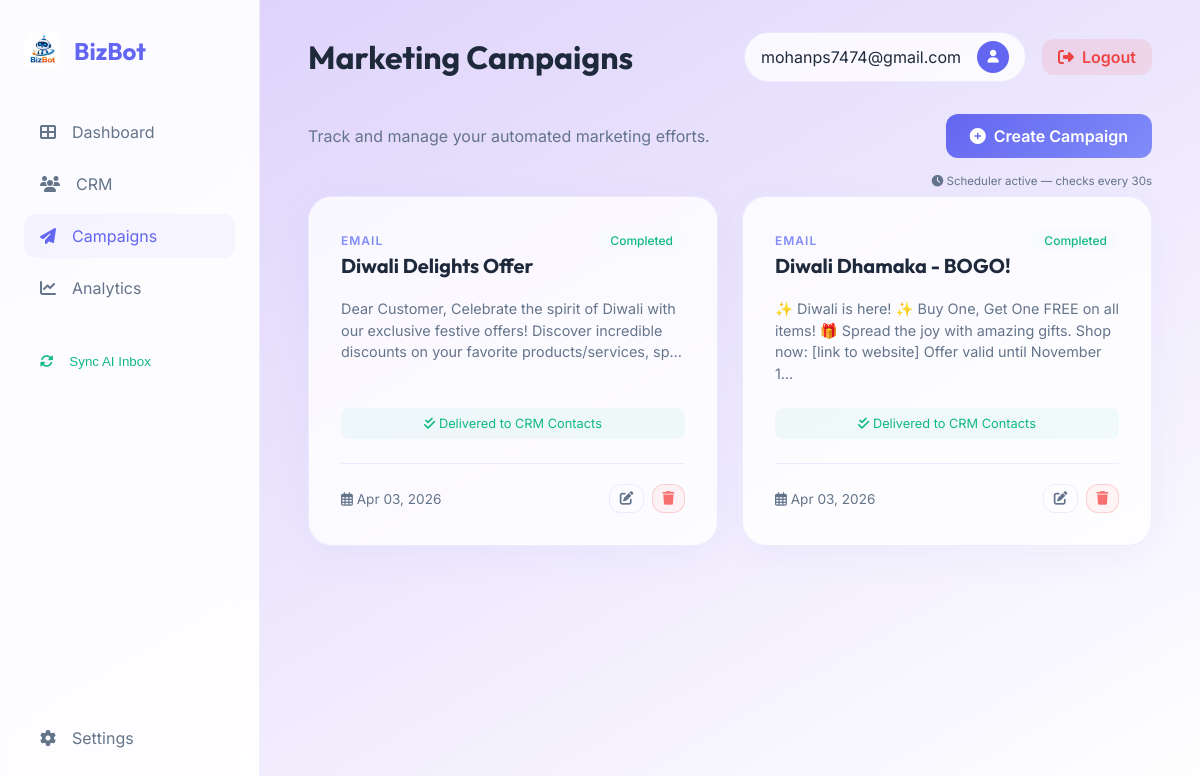
The app's page /campaigns/ (signed in), older data.
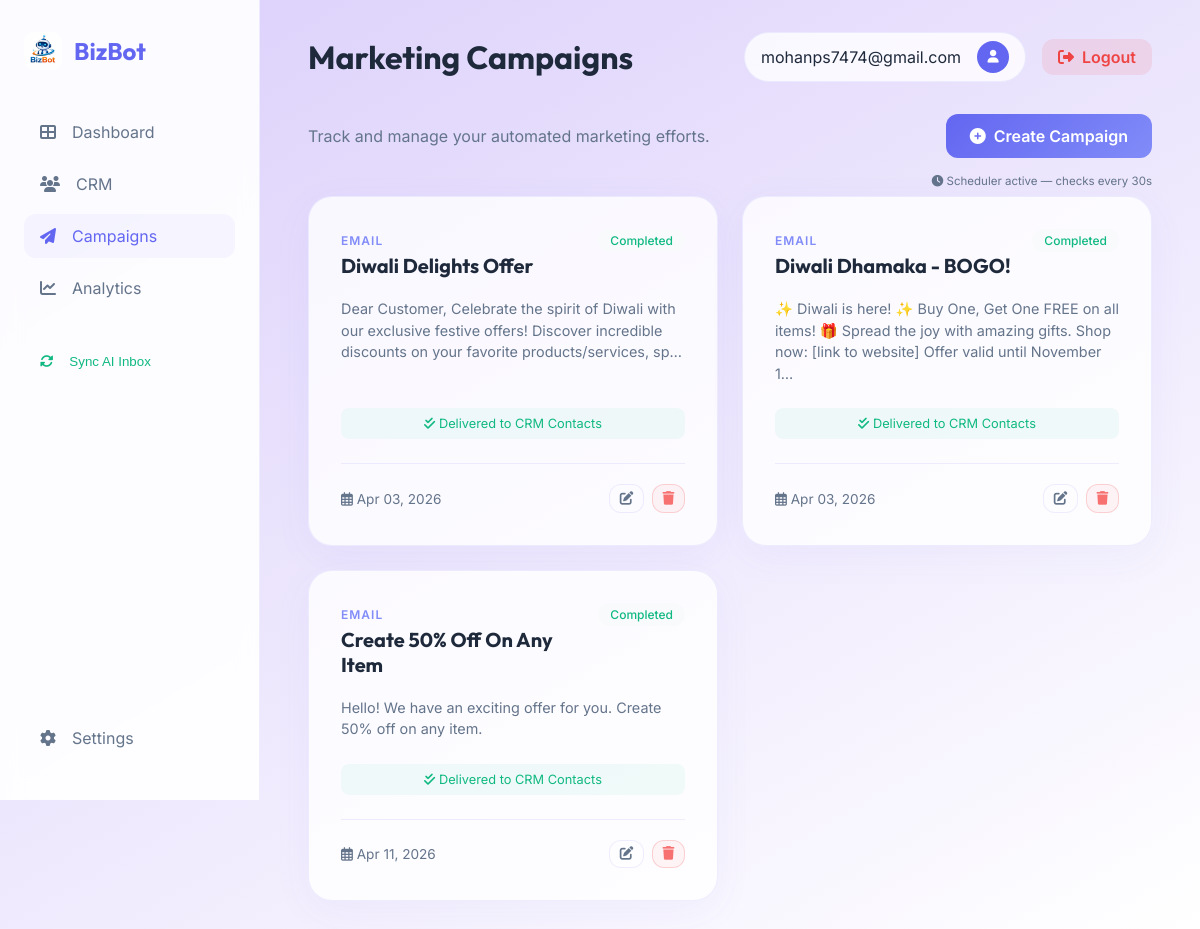
The same page, newer data.
### campaigns/models.py (models this page shows, shortened)
class Campaign(models.Model):
    CHANNEL_CHOICES = [
        ('EMAIL', 'Email'),
        ('SMS', 'SMS'),
        ('WHATSAPP', 'WhatsApp'),
    ]
    STATUS_CHOICES = [
        ('DRAFT', 'Draft'),
        ('SCHEDULED', 'Scheduled'),
        ('RUNNING', 'Running'),
        ('COMPLETED', 'Completed'),
        ('FAILED', 'Failed'),
    ]
    name = models.CharField(max_length=200)
    channel = models.CharField(max_length=20, choices=CHANNEL_CHOICES)
    content = models.TextField(help_text="The message template or content")
    schedule_time = models.DateTimeField(null=True, blank=True)
    status = models.CharField(max_length=20, choices=STATUS_CHOICES, default='DRAFT')
    created_at = models.DateTimeField(auto_now_add=True)

### campaigns/views.py (the view)
# urls.py: path('', views.campaign_list, name='campaign_list'),
@login_required
def campaign_list(request):
    campaigns = Campaign.objects.all()
    return render(request, 'campaigns/campaign_list.html', {'campaigns': campaigns})

### templates/campaigns/campaign_list.html (shortened to what this page needs)
{% extends 'base.html' %}
{% block page_title %}Marketing Campaigns{% endblock %}
{% block content %}
<div class="fade-in">
    <div style="display: flex; justify-content: space-between; align-items: center; margin-bottom: 1rem;">
        <p style="color: var(--text-dim);">Track and manage your automated marketing efforts.</p>
        <a href="{% url 'campaign_create' %}" class="btn btn-primary">
            <i class="fas fa-plus-circle"></i> Create Campaign
        </a>
    </div>
    <div id="scheduler-status"><i class="fas fa-clock"></i> Scheduler active — checks every 30s</div>
    <div style="display: grid; grid-template-columns: repeat(auto-fit, minmax(320px, 1fr)); gap: 1.5rem;">
        {% for campaign in campaigns %}
        <div class="glass-card" style="position: relative; overflow: hidden; display: flex; flex-direction: column;">
            <div
                style="display: flex; justify-content: space-between; align-items: flex-start; margin-bottom: 1.25rem;">
                <div>
                    <span
                        style="font-size: 0.75rem; color: var(--primary-light); font-weight: 600; text-transform: uppercase; letter-spacing: 1px;">
                        {{ campaign.get_channel_display }}
                    </span>
                    <h3 style="margin-top: 0.25rem; font-size: 1.25rem;">{{ campaign.name }}</h3>
                </div>
                <span class="status-badge status-{{ campaign.status|lower }}">
                    {{ campaign.get_status_display }}
                </span>
            </div>
            <p style="color: var(--text-dim); font-size: 0.9rem; line-height: 1.5; margin-bottom: 1.5rem; flex-grow: 1;">
                {{ campaign.content|truncatechars:150 }}
            </p>
            <div style="margin-bottom: 1.5rem;">
                {% if campaign.status == 'DRAFT' %}
                    <a href="{% url 'campaign_launch' campaign.pk %}" class="btn btn-primary"
                       style="width: 100%; justify-content: center; background: linear-gradient(135deg, #10b981, #34d399); border: none; font-weight: 700;"
                       onclick="this.innerHTML='<i class=\'fas fa-spinner fa-spin\'></i> AI Personalizing &amp; Sending...'; this.style.opacity='0.6'; this.style.pointerEvents='none';">
                        <i class="fas fa-rocket"></i> Launch to All Contacts
                    </a>
                {% elif campaign.status == 'COMPLETED' %}
                    <div style="text-align: center; font-size: 0.8rem; color: var(--accent); padding: 0.5rem; background: rgba(16,185,129,0.05); border-radius: 8px;">
                        <i class="fas fa-check-double"></i> Delivered to CRM Contacts
                    </div>
                {% endif %}
            </div>
            <div
                style="display: flex; justify-content: space-between; align-items: center; padding-top: 1.25rem; border-top: 1px solid var(--glass-border);">
                <div style="font-size: 0.85rem; color: var(--text-dim);">
                    <i class="far fa-calendar-alt"></i> {{ campaign.created_at|date:"M d, Y" }}
                </div>
                <div style="display: flex; gap: 0.5rem;">
                    <a href="{% url 'campaign_edit' campaign.pk %}" class="btn"
                        style="padding: 0.4rem 0.6rem; background: rgba(255,255,255,0.03); border: 1px solid var(--glass-border); color: var(--text-dim); text-decoration: none; font-size: 0.85rem;">
                        <i class="fas fa-edit"></i>
                    </a>
                    <a href="{% url 'campaign_delete' campaign.pk %}" class="btn"
                        style="padding: 0.4rem 0.6rem; background: rgba(239, 68, 68, 0.05); border: 1px solid rgba(239, 68, 68, 0.2); color: #f87171; text-decoration: none; font-size: 0.85rem;"
                        onclick="return confirm('Are you sure you want to delete this campaign?');">
                        <i class="fas fa-trash"></i>
                    </a>
                </div>
            </div>
        </div>
        {% endfor %}
    </div>
</div>
{% endblock %}

### templates/base.html (shortened to what this page needs)
{% load static %}
<!DOCTYPE html>
<html lang="en">
<head>
    <link rel="stylesheet" href="https://cdnjs.cloudflare.com/ajax/libs/font-awesome/6.4.0/css/all.min.css">
    <link rel="stylesheet" href="{% static 'css/style.css' %}">
</head>
<body>
    <aside>
        <a href="/" class="brand">
            <img src="{% static 'img/logo.jpg' %}" alt="BizBot Logo" class="brand-logo">
            <span>BizBot</span>
        </a>
        <ul class="nav-links">
            <li class="nav-item">
                <a href="{% url 'dashboard' %}"
                    class="nav-link {% if request.resolver_match.url_name == 'dashboard' %}active{% endif %}">
                    <i class="fas fa-th-large"></i>
                    <span>Dashboard</span>
                </a>
            </li>
            <li class="nav-item">
                <a href="{% url 'contact_list' %}" class="nav-link {% if 'crm' in request.path %}active{% endif %}">
                    <i class="fas fa-users"></i>
                    <span>CRM</span>
                </a>
            </li>
            <li class="nav-item">
                <a href="{% url 'campaign_list' %}"
                    class="nav-link {% if 'campaigns' in request.path %}active{% endif %}">
                    <i class="fas fa-paper-plane"></i>
                    <span>Campaigns</span>
                </a>
            </li>
            <li class="nav-item">
                <a href="{% url 'analytics' %}" class="nav-link {% if request.resolver_match.url_name == 'analytics' %}active{% endif %}">
                    <i class="fas fa-chart-line"></i>
                    <span>Analytics</span>
                </a>
            </li>
            <li class="nav-item" style="margin-top: 2rem;">
                <button onclick="syncAIInbox()" id="syncBtn" class="nav-link" style="background: none; border: none; width: 100%; cursor: pointer; color: var(--accent);">
                    <i class="fas fa-sync-alt" id="syncIcon"></i>
                    <span>Sync AI Inbox</span>
                </button>
            </li>
        </ul>
        <div class="nav-item" style="margin-top: auto;">
            <a href="{% url 'settings' %}" class="nav-link {% if request.resolver_match.url_name == 'settings' %}active{% endif %}">
                <i class="fas fa-cog"></i>
                <span>Settings</span>
            </a>
        </div>
    </aside>
    <main>
        <header class="top-bar">
            <h1>{% block page_title %}Dashboard{% endblock %}</h1>
            <div style="display: flex; align-items: center; gap: 1rem;">
                <div class="user-profile">
                    <span>{{ user.username|default:"Business Owner" }}</span>
                    <div class="avatar">
                        <i class="fas fa-user"></i>
                    </div>
                </div>
                <a href="{% url 'handle_logout' %}" class="btn"
                    style="background: rgba(239, 68, 68, 0.1); color: #ef4444; padding: 0.5rem 1rem;">
                    <i class="fas fa-sign-out-alt"></i> Logout
                </a>
            </div>
        </header>
        {% block content %}{% endblock %}
    </main>
</body>
</html>

### static/css/style.css (style rules this page uses)
:root { --primary: #6366f1; --primary-light: #818cf8; --secondary: #ec4899; --bg-dark: #f8fafc; --bg-card: rgba(255, 255, 255, 0.8); --text-main: #1e293b; --text-dim: #64748b; --accent: #10b981; --glass-border: rgba(99, 102, 241, 0.1); }
* { margin: 0; padding: 0; box-sizing: border-box; }
body { font-family: 'Inter', sans-serif; background-color: var(--bg-dark); color: var(--text-main); background-image: linear-gradient(150deg, rgba(200, 179, 250, 0.607), white); background-repeat: no-repeat; background-attachment: fixed; min-height: 100vh; display: flex; overflow-x: hidden; }
h1, h2, h3, .brand, .form_container h1 { font-family: 'Outfit', sans-serif; }
aside { width: 260px; background: rgba(255, 255, 255, 0.9); backdrop-filter: blur(10px); border-right: 1px solid var(--glass-border); height: 100vh; position: fixed; left: 0; top: 0; z-index: 100; padding: 2rem 1.5rem; display: flex; flex-direction: column; }
.brand { font-size: 1.5rem; font-weight: 700; margin-bottom: 2.5rem; display: flex; align-items: center; gap: 0.75rem; color: var(--primary); text-decoration: none; }
.brand-logo { width: 38px; height: 38px; object-fit: contain; border-radius: 10px; }
.nav-links, .nav_links { list-style: none; flex-grow: 1; }
.nav-item { margin-bottom: 0.5rem; }
.nav-link, .nav_links a { display: flex; align-items: center; gap: 1rem; padding: 0.75rem 1rem; color: var(--text-dim); text-decoration: none; border-radius: 12px; transition: all 0.3s ease; }
.nav-link:hover, .nav-link.active, .nav_links a:hover { background: rgba(99, 102, 241, 0.05); color: var(--primary); }
main { flex-grow: 1; padding: 2rem 3rem; margin-left: 260px; max-width: calc(100% - 260px); }
.top-bar { display: flex; justify-content: space-between; align-items: center; margin-bottom: 2rem; }
.user-profile { display: flex; align-items: center; gap: 1rem; background: var(--bg-card); padding: 0.5rem 1rem; border-radius: 50px; border: 1px solid var(--glass-border); }
.avatar { width: 32px; height: 32px; border-radius: 50%; background: var(--primary); color: white; display: flex; align-items: center; justify-content: center; font-size: 0.8rem; }
.glass-card, .form_container { background: var(--bg-card); backdrop-filter: blur(12px); border: 1px solid var(--glass-border); border-radius: 24px; padding: 2rem; box-shadow: 0 10px 40px rgba(99, 102, 241, 0.05); }
.btn, .input_feilds button { padding: 0.75rem 1.5rem; border-radius: 12px; font-weight: 600; cursor: pointer; transition: all 0.3s ease; text-decoration: none; display: inline-flex; align-items: center; gap: 0.5rem; border: none; font-family: inherit; }
.btn-primary, .input_feilds button { background: linear-gradient(135deg, var(--primary), var(--primary-light)); color: white; }
.fade-in { animation: fadeIn 0.5s ease forwards; }

### templates/campaigns/campaign_list.html (style rules this page uses)
.status-badge { padding: 0.25rem 0.75rem; border-radius: 50px; font-size: 0.75rem; background: var(--bg-dark); font-weight: 500; }
.status-completed { color: var(--accent); }
#scheduler-status { font-size: 0.72rem; color: var(--text-dim); text-align: right; margin-bottom: 0.5rem; }

Row changes from the older to the newer data that the page shows:
added Campaign: channel "EMAIL", name "Create 50% Off On Any Item", status "Completed", content "Hello! We have an exciting offer for you. Create 50% off on any item.", shows "Delivered to CRM Contacts", created_at "Apr 11, 2026"
